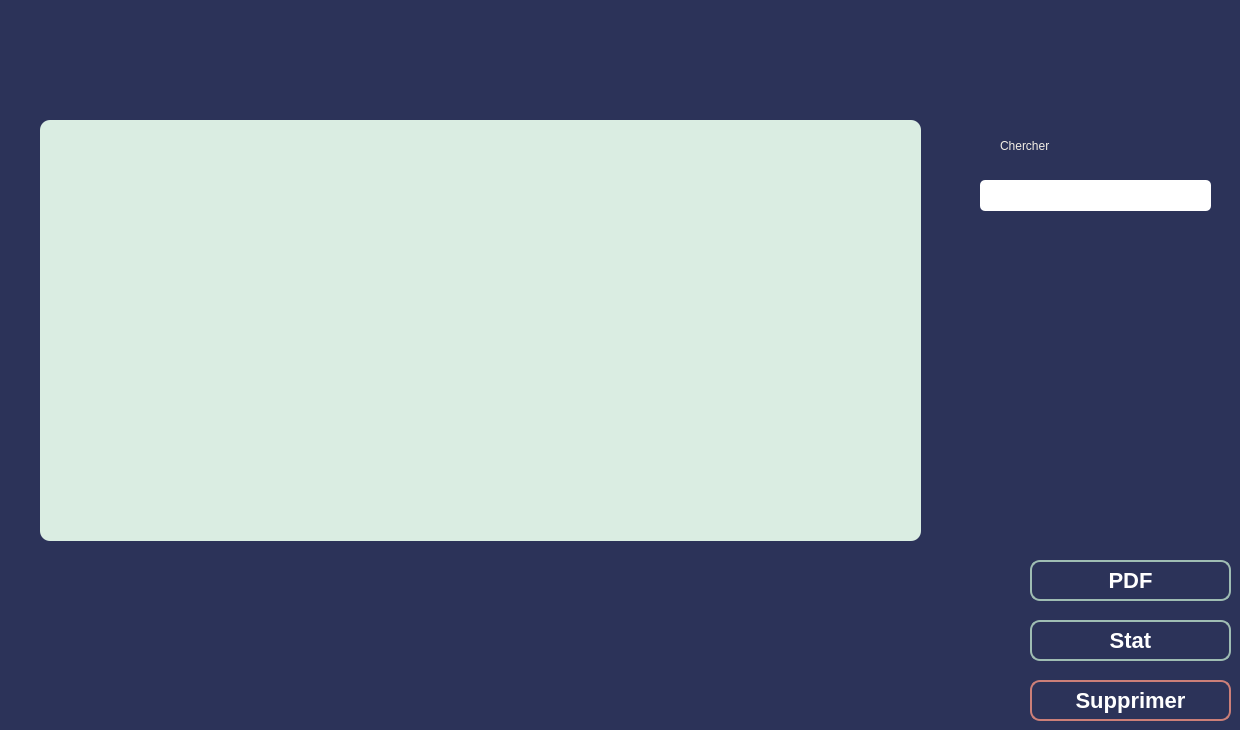
      <widget class="QWidget" name="tab_14">
       <property name="styleSheet">
        <string notr="true">background-color: rgb(44, 51, 89);
border-radius: 10px;
</string>
       </property>
       <attribute name="title">
        <string>Afficher</string>
       </attribute>
       <widget class="QTableView" name="tableView_magasin">
        <property name="geometry">
         <rect>
          <x>40</x>
          <y>120</y>
          <width>881</width>
          <height>421</height>
         </rect>
        </property>
        <property name="styleSheet">
         <string notr="true">background-color: rgb(218, 237, 226);
</string>
        </property>
       </widget>
       <widget class="QLineEdit" name="lineEdit_rechercher_magasin">
        <property name="geometry">
         <rect>
          <x>980</x>
          <y>180</y>
          <width>231</width>
          <height>31</height>
         </rect>
        </property>
        <property name="styleSheet">
         <string notr="true">QLineEdit{
    background-color: white;
    box-shadow: 2px 0.5px 5px 1px inset black;
    border-radius: 5px;
    width: 70%;
    padding-right: 10px;
    padding-left: 10px;
    text-align: left;
    color: #000;
    font-size:inherit;
    font-family: Arial, Helvetica, sans-serif;  
    font-weight:normal;
    font-variant:normal;
}
QLineEdit::hover{  color: black ;
background-color:orange;}
QLineEdit::focus{  color: black ;
background-color:white;}</string>
        </property>
       </widget>
       <widget class="QPushButton" name="pb_supprimer_magasin">
        <property name="geometry">
         <rect>
          <x>1030</x>
          <y>680</y>
          <width>201</width>
          <height>41</height>
         </rect>
        </property>
        <property name="styleSheet">
         <string notr="true">/*-----QPushButton-----*/
QPushButton
{
	background-color: qlineargradient(spread:pad, x1:0, y1:0.511, x2:1, y2:0.511, stop:0 
#f29c94
,stop:0.995192 rgba(0,0,0,0));



	color: #ffffff;
	font-size: 22px;
	font-weight: bold;
	border: 2px solid #cc7f78;
	border-radius:10px;
	padding: 5px;
	

}

QPushButton::hover
{
background-color: #c29c99;

	color: #2C3359; 

}
QPushButton::pressed
{background-color: qlineargradient(stop:0 rgba(0, 207, 179, 255),stop:1 rgba(70, 255, 230, 255));

	color: #2C3359; 

}</string>
        </property>
        <property name="text">
         <string>Supprimer</string>
        </property>
       </widget>
       <widget class="QPushButton" name="pushButton_pdf_magasin">
        <property name="geometry">
         <rect>
          <x>1030</x>
          <y>560</y>
          <width>201</width>
          <height>41</height>
         </rect>
        </property>
        <property name="styleSheet">
         <string notr="true">/*-----QPushButton-----*/
QPushButton
{
	background-color: qlineargradient(spread:pad, x1:0, y1:0.511, x2:1, y2:0.511, stop:0 
#92bf91
,stop:0.995192 rgba(0,0,0,0));



	color: #ffffff;
	font-size: 22px;
	font-weight: bold;
	border: 2px solid #9fbdb3;
	border-radius:10px;
	padding: 5px;
	

}

QPushButton::hover
{
background-color: qlineargradient(spread:pad, x1:0, y1:0.511, x2:1, y2:0.511, stop:0 rgba(0, 180, 150, 220),stop:1 rgba(50, 220, 200, 220));

	color: #2C3359; 

}
QPushButton::pressed
{background-color: qlineargradient(stop:0 rgba(0, 207, 179, 255),stop:1 rgba(70, 255, 230, 255));

	color: #2C3359; 

}</string>
        </property>
        <property name="text">
         <string>PDF</string>
        </property>
       </widget>
       <widget class="QPushButton" name="pushButton_stat_magasin">
        <property name="geometry">
         <rect>
          <x>1030</x>
          <y>620</y>
          <width>201</width>
          <height>41</height>
         </rect>
        </property>
        <property name="styleSheet">
         <string notr="true">/*-----QPushButton-----*/
QPushButton
{
	background-color: qlineargradient(spread:pad, x1:0, y1:0.511, x2:1, y2:0.511, stop:0 
#92bf91
,stop:0.995192 rgba(0,0,0,0));



	color: #ffffff;
	font-size: 22px;
	font-weight: bold;
	border: 2px solid #9fbdb3;
	border-radius:10px;
	padding: 5px;
	

}

QPushButton::hover
{
background-color: qlineargradient(spread:pad, x1:0, y1:0.511, x2:1, y2:0.511, stop:0 rgba(0, 180, 150, 220),stop:1 rgba(50, 220, 200, 220));

	color: #2C3359; 

}
QPushButton::pressed
{background-color: qlineargradient(stop:0 rgba(0, 207, 179, 255),stop:1 rgba(70, 255, 230, 255));

	color: #2C3359; 

}</string>
        </property>
        <property name="text">
         <string>Stat</string>
        </property>
       </widget>
       <widget class="QLabel" name="label_39">
        <property name="geometry">
         <rect>
          <x>1000</x>
          <y>120</y>
          <width>211</width>
          <height>51</height>
         </rect>
        </property>
        <property name="styleSheet">
         <string notr="true">font:  75 24pt &quot;Times New Roman&quot;;
color: rgb(242, 237, 228);</string>
        </property>
        <property name="text">
         <string>Chercher</string>
        </property>
       </widget>
      </widget>
